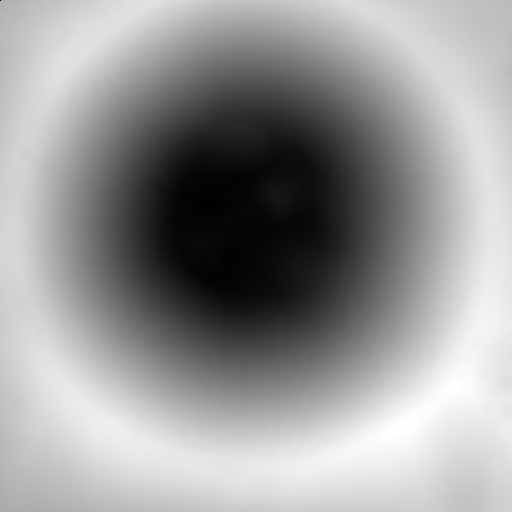
#> input picture euro2moon/worlds/models/moon_heightmap/heightmap.png, 1024 x 1024 px, found by its file name (shown at 1/2 size)
$ python crop_maps.py
#> lines starting #> are read from the running program, lines starting #| are printed output that depends on the picture; pictures that were not available may be replaced by others from this repository, and a replacement may not be noted
import cv2
from pathlib import Path
import sys

def main(xStart, yStart, newSize):
#> called with xStart = 0, yStart = 0, newSize = 512
    mapsPath = Path(__file__).parent.absolute() / "maps" / "downloaded"

    # Load images
    height = cv2.imread(str(mapsPath / "heightmap.png"), cv2.IMREAD_GRAYSCALE)
#> height is the input picture: shape (1024, 1024); min 0, max 255, mean 152
    slopes = cv2.imread(str(mapsPath / "slopemap.png"), cv2.IMREAD_GRAYSCALE)
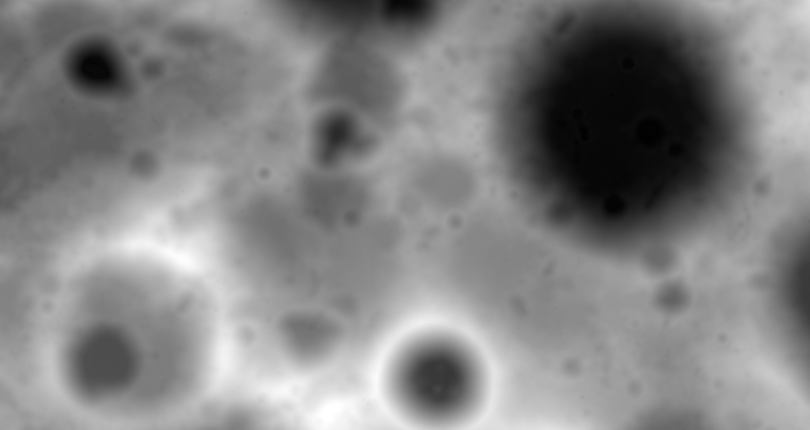
#> input picture scripts/heightmap_screen.png, 1620 x 860 px, given in place of slopemap.png, which was not available (shown at 1/2 size)
#> slopes is the input picture: shape (860, 1620); min 1, max 255, mean 131.9
    illumination = cv2.imread(str(mapsPath / "illumination.png"), cv2.IMREAD_GRAYSCALE)
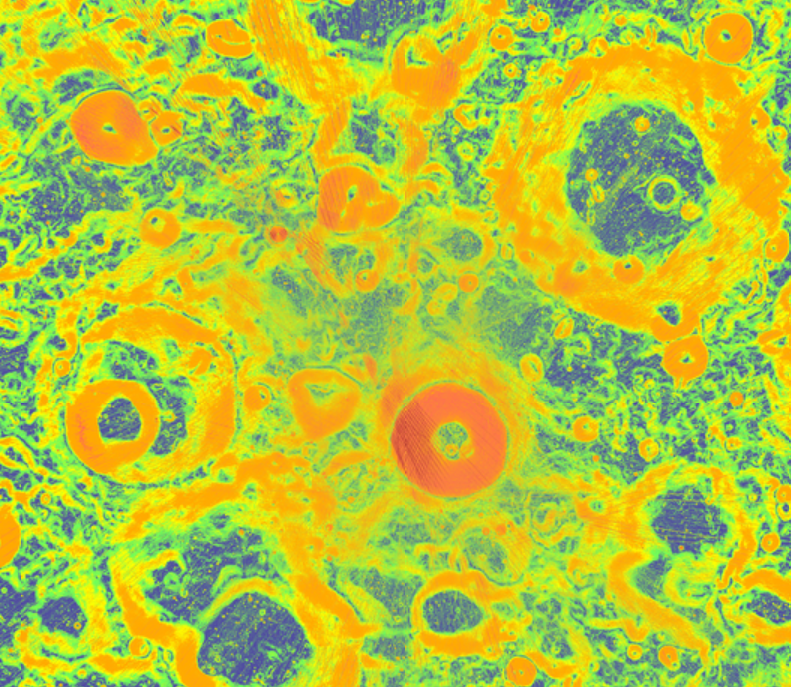
#> input picture scripts/slopemap_screen.png, 791 x 687 px, given in place of illumination.png, which was not available
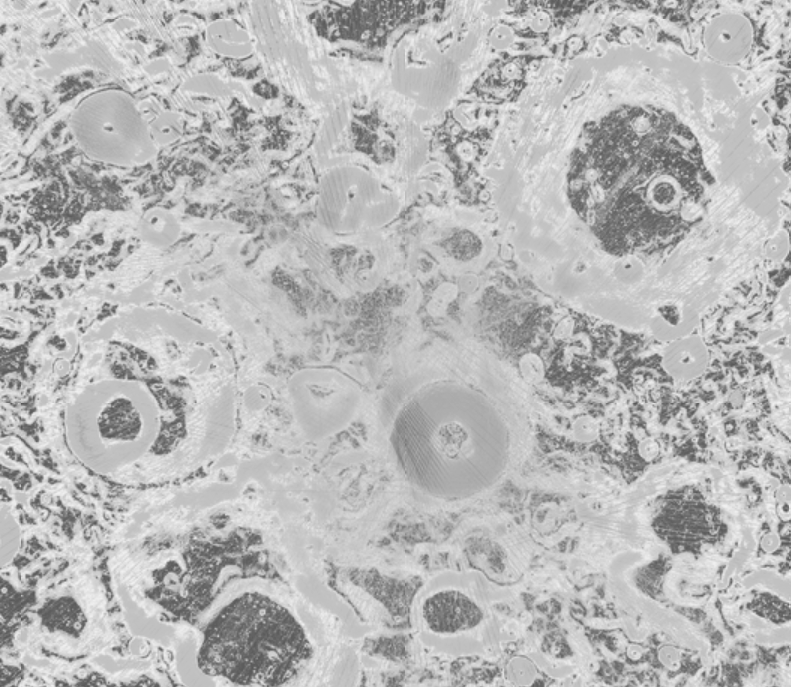
#> illumination: shape (687, 791); min 85, max 241, mean 184.7


    # Resize images
    heightMap = height[yStart:yStart+newSize, xStart:xStart+newSize]
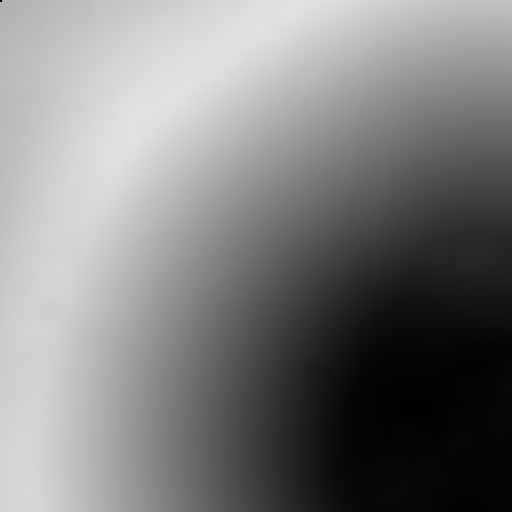
#> heightMap: shape (512, 512); min 0, max 225, mean 127.6
    slopeMap = slopes[yStart:yStart+newSize, xStart:xStart+newSize]
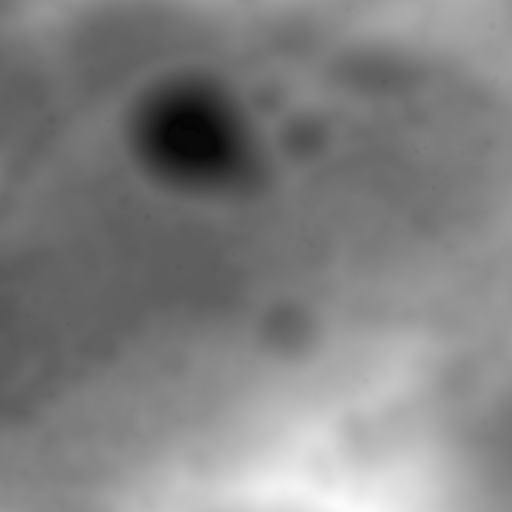
#> slopeMap: shape (512, 512); min 5, max 251, mean 129
    illuminationMap = illumination[yStart:yStart+newSize, xStart:xStart+newSize]
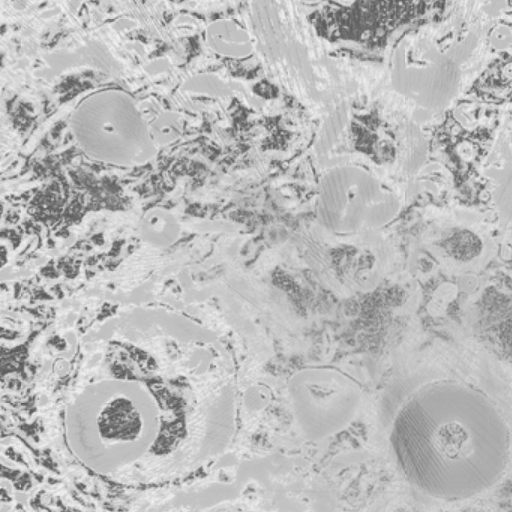
#> illuminationMap: shape (512, 512); min 85, max 241, mean 186.8


    # Create output folder
    outputPath = Path(__file__).parent.absolute() / "maps" / "cropped"
    outputPath.mkdir(parents=True, exist_ok=True)

    # Save images
    cv2.imwrite(str(outputPath / "heightmap.png"), heightMap)
    cv2.imwrite(str(outputPath / "slopemap.png"), slopeMap)
    cv2.imwrite(str(outputPath / "illumination.png"), illuminationMap)


if __name__ == "__main__":
    xStart = int(sys.argv[1]) if len(sys.argv) > 2 else 0
    yStart = int(sys.argv[2]) if len(sys.argv) > 2 else 0
    newSize = int(sys.argv[3]) if len(sys.argv) > 3 else 512

    main(xStart, yStart, newSize)
